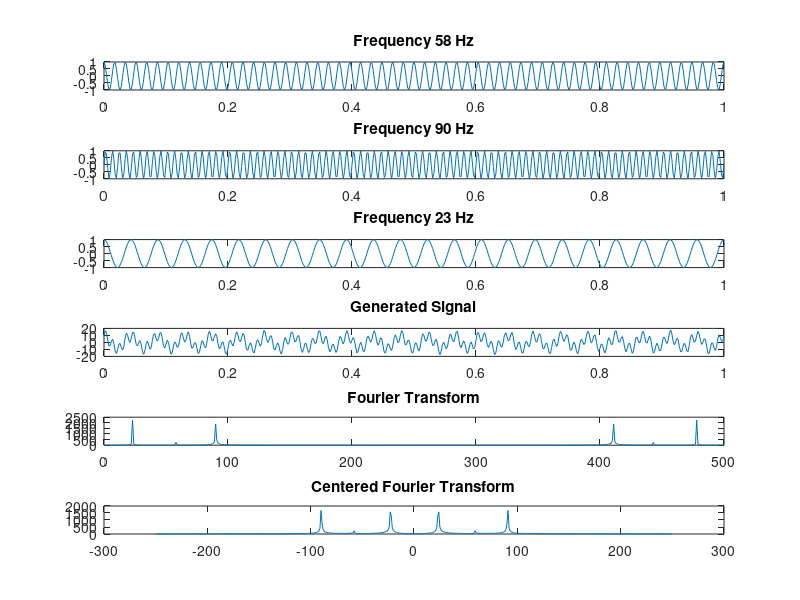

Here is the MATLAB script that generated this plot:
%% Illustration of the Fourier concept
% Any signal can be represented by the linear sum of sinusoids
% 
% Anas Salah Eddin, 2017
%

Fs = 500;
x = [0:1/Fs:1];
DC = 0;
%Generate 3 random frequencies
f1 = randi(100);
f2 = randi(100);
f3 = randi(100);

%Generate functions 
y1 = cos(2*pi*x*f1);
y2 = sin(2*pi*x*f2);
y3 = cos(2*pi*x*f3);

%Sum the periodic functions
y = DC + randi(10) * y1 +randi(10) *  y2 +randi(10) *   y3;

figure; 
subplot(6,1,1); plot(x,y1);title(sprintf('Frequency %d Hz', f1));
subplot(6,1,2); plot(x,y2);title(sprintf('Frequency %d Hz', f2));
subplot(6,1,3); plot(x,y3);title(sprintf('Frequency %d Hz', f3));
subplot(6,1,4); plot(x,y); title('Generated Signal');

%% plotting (non-Centered) Fourier Transform of the summed signal

Y = fft(y);
Y = abs(Y); %Fourier Power Spectrum
f = Fs * linspace(0,1,size(y,2));
subplot(6,1,5); plot(f, Y);title('Fourier Transform')

%% plotting (Centered) Fourier Transform of the summed signal

centered_y = zeros(size(y));
for i=1:size(y,2)    
    centered_y(i) = y(i) * (-1) .^ i;    
end
Y = fft(centered_y);
Y = abs(Y); %Fourier Power Spectrum
f = Fs * linspace(-.5,.5,size(y,2));
subplot(6,1,6); plot(f, Y);title('Centered Fourier Transform')



